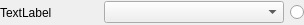
<?xml version="1.0" encoding="UTF-8"?>
<ui version="4.0">
 <class>EnumVal</class>
 <widget class="QWidget" name="EnumVal">
  <property name="geometry">
   <rect>
    <x>0</x>
    <y>0</y>
    <width>304</width>
    <height>25</height>
   </rect>
  </property>
  <property name="sizePolicy">
   <sizepolicy hsizetype="Preferred" vsizetype="MinimumExpanding">
    <horstretch>0</horstretch>
    <verstretch>0</verstretch>
   </sizepolicy>
  </property>
  <property name="windowTitle">
   <string notr="true">Form</string>
  </property>
  <layout class="QHBoxLayout" name="horizontalLayout">
   <property name="leftMargin">
    <number>0</number>
   </property>
   <property name="topMargin">
    <number>0</number>
   </property>
   <property name="rightMargin">
    <number>0</number>
   </property>
   <property name="bottomMargin">
    <number>0</number>
   </property>
   <item>
    <widget class="QLabel" name="valLabel">
     <property name="sizePolicy">
      <sizepolicy hsizetype="Preferred" vsizetype="MinimumExpanding">
       <horstretch>0</horstretch>
       <verstretch>0</verstretch>
      </sizepolicy>
     </property>
     <property name="text">
      <string notr="true">TextLabel</string>
     </property>
    </widget>
   </item>
   <item>
    <widget class="QComboBox" name="valueBox">
     <property name="sizePolicy">
      <sizepolicy hsizetype="Fixed" vsizetype="Fixed">
       <horstretch>0</horstretch>
       <verstretch>0</verstretch>
      </sizepolicy>
     </property>
     <property name="minimumSize">
      <size>
       <width>180</width>
       <height>0</height>
      </size>
     </property>
     <property name="maximumSize">
      <size>
       <width>180</width>
       <height>16777215</height>
      </size>
     </property>
     <property name="currentText">
      <string notr="true"/>
     </property>
     <property name="sizeAdjustPolicy">
      <enum>QComboBox::AdjustToContents</enum>
     </property>
    </widget>
   </item>
   <item>
    <widget class="QRadioButton" name="showVal">
     <property name="sizePolicy">
      <sizepolicy hsizetype="Fixed" vsizetype="Fixed">
       <horstretch>0</horstretch>
       <verstretch>0</verstretch>
      </sizepolicy>
     </property>
     <property name="locale">
      <locale language="C" country="AnyCountry"/>
     </property>
     <property name="text">
      <string/>
     </property>
    </widget>
   </item>
  </layout>
 </widget>
 <resources/>
 <connections/>
</ui>
